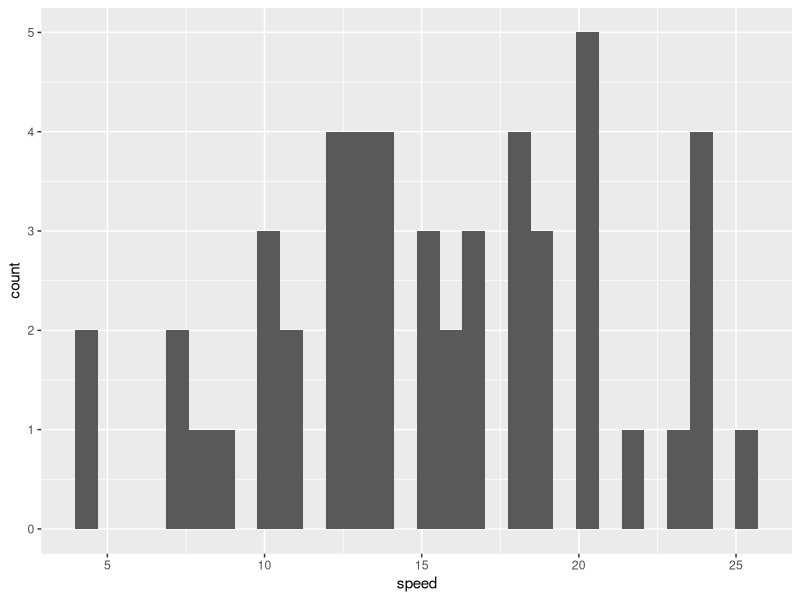
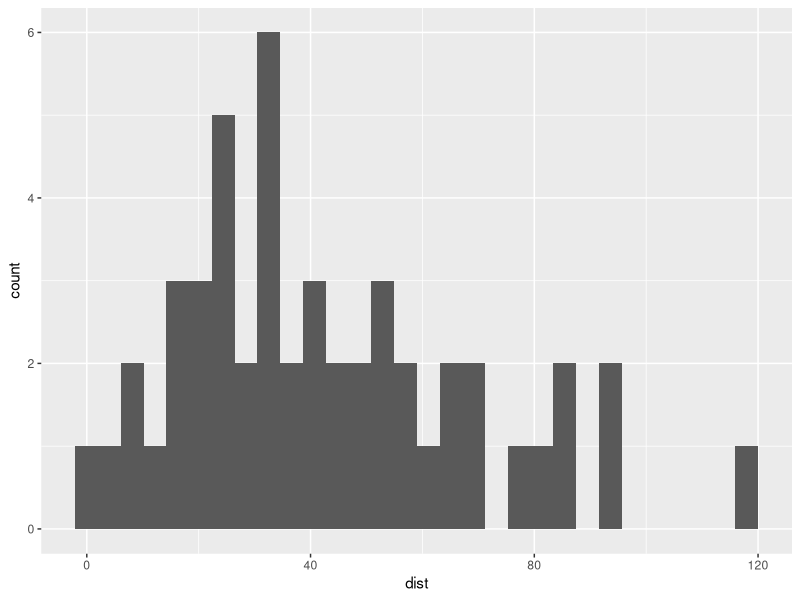

These charts were generated, in order, by the following R code:
## ---- chunk 1
#| label: setup
#| include: false
# se evalua pero no incluye output (mensajes, etc.)

# Elimino todo del Entorno (del documento)
rm(list = ls())

# Working directory
#setwd("/home/albarran/Dropbox/ECMTII/ECMTII/Slides_2023")

# Cargo todas las bibliotecas necesarias
# (se podría hacer cuando cada una sea necesaria)
library(tidyverse)
library(rio)
library(kableExtra)
library(rmarkdown)
## ---- chunk 2
#| echo: false
#| eval: true
#| fig-show: hold
#| layout-ncol: 2
library(ggplot2)
ggplot(data = cars) + geom_histogram(aes(x = speed))
ggplot(data = cars) + geom_histogram(aes(x = dist))
